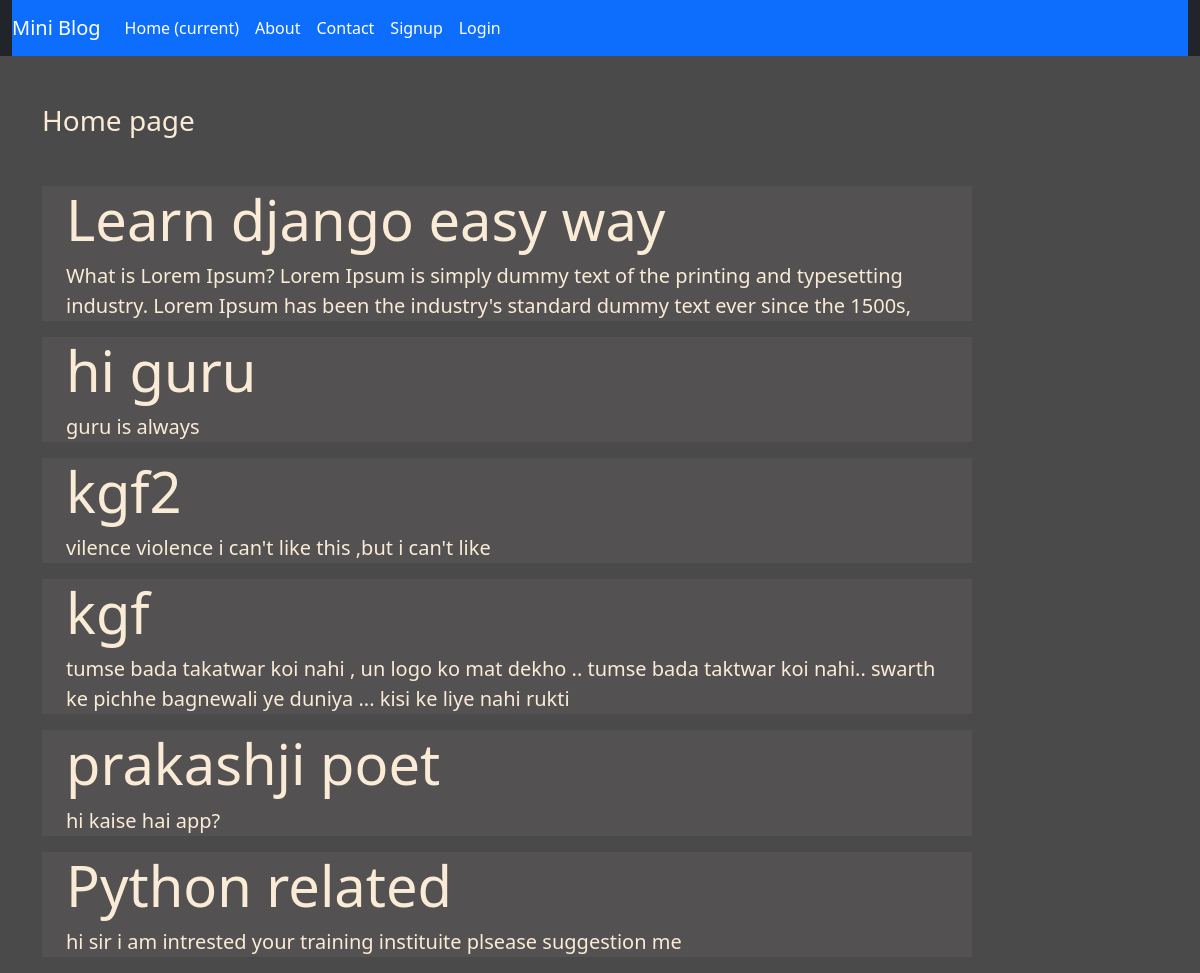
The page / on the database its author committed.
### blog/models.py (models this page shows)
class Post(models.Model):
    title=models.CharField(max_length=150)
    desc=models.TextField()

### blog/views.py (the view)
# urls.py: path('',views.home,name='home'),
def home(request):
 posts = Post.objects.all()
 return render(request, 'home.html', {'posts':posts})

### templates/home.html
<!DOCTYPE html>
 {% extends 'base.html' %}
 {% load static %}
 {% block content %}
 <div class='container'>
 <div class='col-sm-10'>
     <h3 class='text-green my-5' >Home page </h3>
     {% for post in posts %}
       <div class="jubmotron jubmotron-fluid jumbo-color">
           <div class="container">
               <h1 class="display-4 font-weight-bold">{{post.title}}</h1>
               <p class="lead">{{post.desc}}</p>
           </div>
        </div>
        {% endfor %}
    </div>
</div>
 {% endblock content %}

### templates/base.html (shortened to what this page needs)
<!DOCTYPE html>
{% load static %}
<html>
  <head>
    <link rel="stylesheet" href="{%static 'css/bootstrap.css'%}">
    <link rel="stylesheet" href="{%static 'css/style.css'%}">
  </head>
  <body>
    <div class="container-fluid bg-dark">
      {% include 'navbar.html'%}
    </div>
    <div class='container'>
      <div class='row'>
        {% block content %}
        {% endblock content %}
      </div>
    </div>
  </body>
</html>

### templates/navbar.html (shortened to what this page needs)
<nav class="navbar navbar-expand-lg navbar-light bg-primary">
    <a class="navbar-brand text-white" href="#">Mini Blog</a>
    <div class="collapse navbar-collapse" id="navbarNav">
      <ul class="navbar-nav">
          <li class="nav-item active">
        <a class="nav-link text-white" href="/">Home <span class="sr-only">(current)</span></a>
          </li>
          <li class='nav-item'>
        <a class="nav-link text-white" href="{% url 'about' %}">About</a>
          </li>
        <li class='nav-item'>
        <a class="nav-link text-white" href="{% url 'contact' %}">Contact</a>
        </li>
        {% if request.user.is_authenticated %}
        <li class='nav-item'>
        <a class="nav-link text-white" href="{% url 'dashboard' %}">Dashboard</a>
        </li>
        <li class='nav-item'>
    <a class="nav-link text-white" href="{% url 'logout' %}">Logout</a>
    </li>
    {% else %}
   <li class='nav-item'>
  <a class="nav-link text-white" href="{% url 'signup' %} ">Signup</a>
   </li>
   <li class="nav-item">
        <a class="nav-link text-white" href="{% url 'login' %}">Login</a>
   </li>
    {% endif %}
</ul>
</div>
</nav>

### static/css/style.css (style rules this page uses)
body { background-color: rgb(75,74,74); color: antiquewhite; }
.jumbo-color { background-color: rgb(83,81,81); }

### rows shown on the page
Post: title "Learn django easy way", desc "What is Lorem Ipsum? Lorem Ipsum is simply dummy text of the printing and typesetting industry. Lorem Ipsum has been the industry's standard dummy text ever since the 1500s,"
Post: title "hi guru", desc "guru is always"
Post: title "kgf2", desc "vilence violence i can't like this ,but i can't like"
Post: title "kgf", desc "tumse bada takatwar koi nahi , un logo ko mat dekho .. tumse bada taktwar koi nahi.. swarth ke pichhe bagnewali ye duniya ... kisi ke liye nahi rukti"
Post: title "prakashji poet", desc "hi kaise hai app?"
Post: title "Python related", desc "hi sir i am intrested your training instituite plsease suggestion me"
